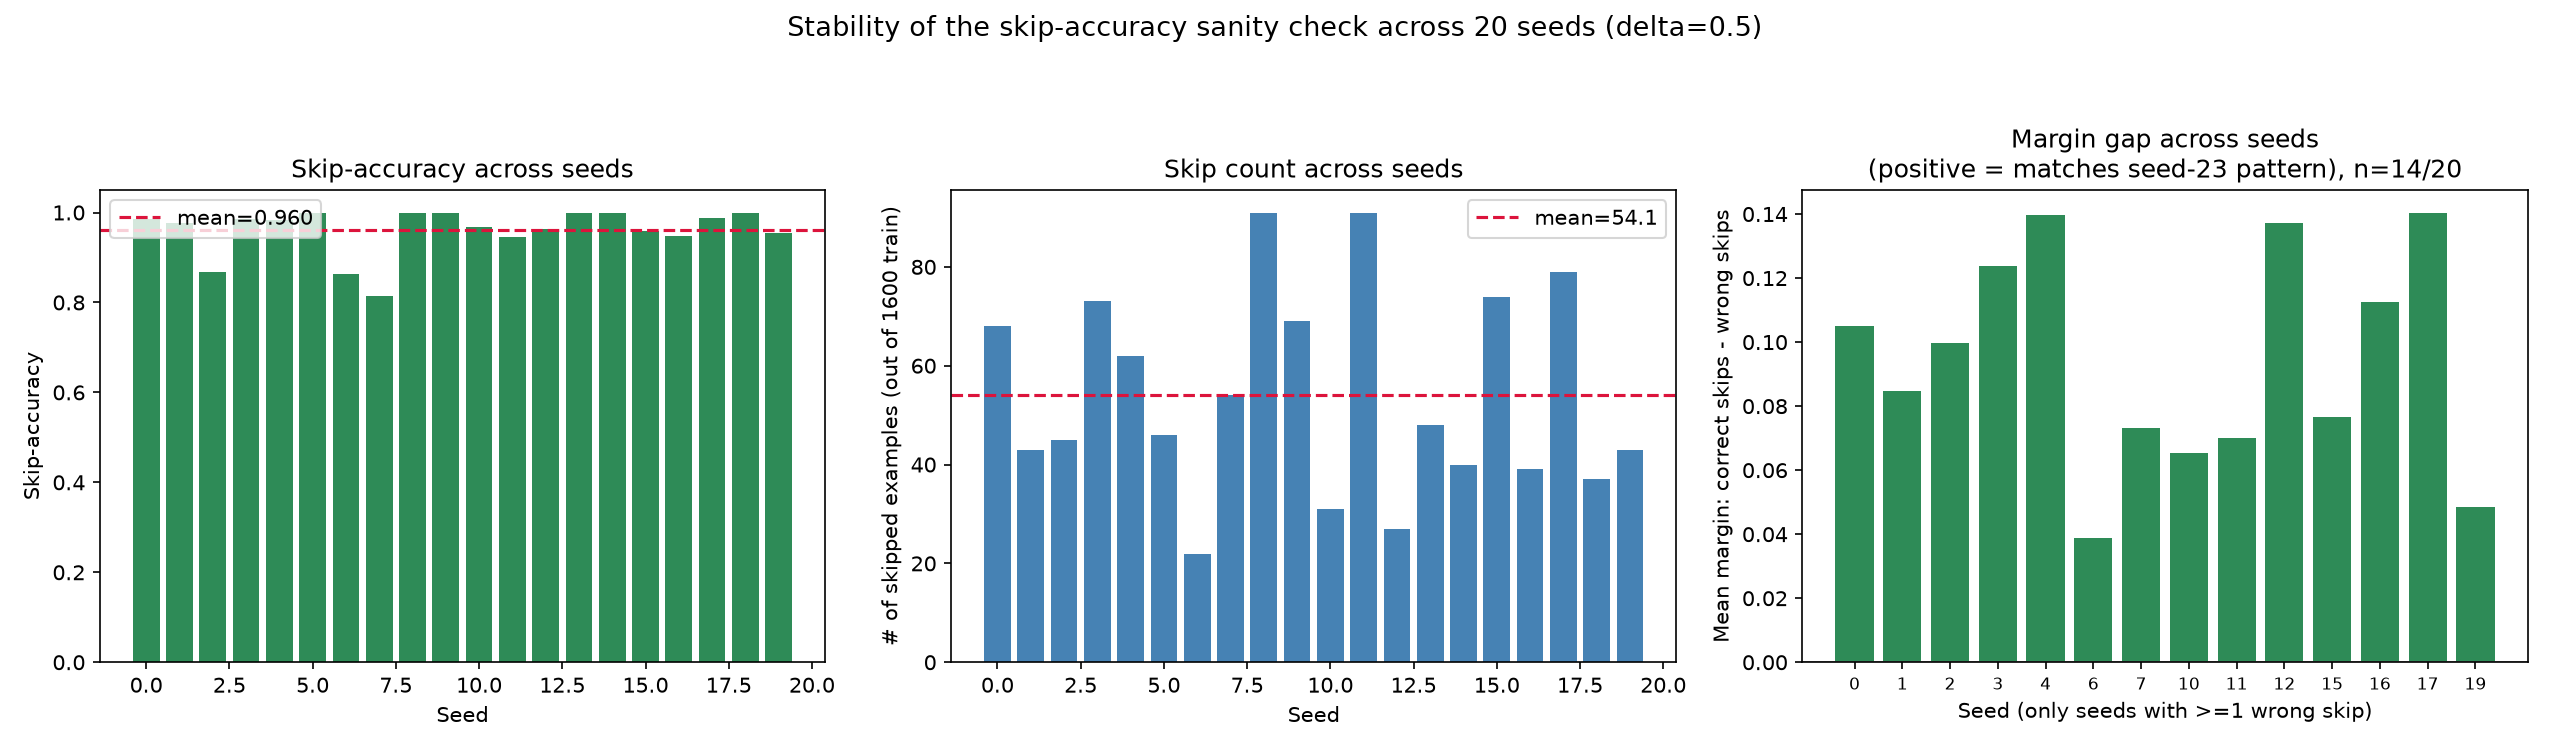

This figure's Python source:
"""
Stability check for the skip-accuracy sanity check: everything in
skip_accuracy_check.py / skip_bands_diagram.py was run on a single seed
(23). Since in the "wrong skip" population there was only 4 points out of 55,
conclusions drawn from it could easily be an artifact of that one seed's
particular draw. This reruns the same experiment across many independent
seeds and reports the distribution of the key numbers, the same way
clipping_rate_analysis.py did for the clipping rate.
"""

import numpy as np
import matplotlib
matplotlib.use('Agg')
import matplotlib.pyplot as plt

from coal_cheat import CheatCOAL
from experiment_linear_synthetic_filtered import generate_filtered_dataset
from difficulty import margins


def run_seed(seed, delta=0.5, K=5, d=20, N=2000, burn_in=20):
    X, y, U, true_probs, n_rejected, n_drawn = generate_filtered_dataset(K=K, d=d, N=N, seed=seed)
    split = int(0.8 * N)
    X_train, y_train = X[:split], y[:split]
    X_test,  y_test  = X[split:], y[split:]
    T = len(X_train)
    X_train_aug = np.hstack([X_train, np.ones((T, 1))])
    X_test_aug  = np.hstack([X_test,  np.ones((len(X_test), 1))])

    all_p_train = np.array([true_probs(x) for x in X_train])
    margin_train = margins(all_p_train)
    true_best_train = np.argmax(all_p_train, axis=1)
    true_best_test  = np.argmax(np.array([true_probs(x) for x in X_test]), axis=1)

    coal = CheatCOAL(K=K, d=d + 1, reg=1.0, delta=delta, burn_in=burn_in)
    skip_margins_correct, skip_margins_wrong = [], []
    skip_correct, skip_total = 0, 0
    query_correct, query_total = 0, 0

    for i in range(T):
        all_fit = all(m.is_fit for m in coal.models)
        had_prediction = all_fit and (coal.step >= coal.burn_in)
        pred = coal.predict(X_train_aug[i]) if all_fit else None

        queried = coal.observe(X_train_aug[i], y_train[i], active=True)

        is_burn_in_force = (i < coal.burn_in) or (not all_fit)
        if had_prediction and not is_burn_in_force:
            correct = (pred == true_best_train[i])
            if queried:
                query_correct += int(correct)
                query_total += 1
            else:
                skip_correct += int(correct)
                skip_total += 1
                (skip_margins_correct if correct else skip_margins_wrong).append(margin_train[i])

    final_test_acc = np.mean(coal.predict_batch(X_test_aug) == true_best_test)

    return dict(
        seed=seed,
        skip_total=skip_total, query_total=query_total,
        skip_acc=skip_correct / skip_total if skip_total else float('nan'),
        query_acc=query_correct / query_total if query_total else float('nan'),
        final_test_acc=final_test_acc,
        mean_margin_correct=np.mean(skip_margins_correct) if skip_margins_correct else float('nan'),
        mean_margin_wrong=np.mean(skip_margins_wrong) if skip_margins_wrong else float('nan'),
        n_wrong=len(skip_margins_wrong),
    )


def run_multiseed(n_seeds=20, delta=0.5):
    results = [run_seed(seed, delta=delta) for seed in range(n_seeds)]

    print(f"{'seed':>4} {'skip_tot':>9} {'skip_acc':>9} {'query_acc':>10} {'test_acc':>9} "
          f"{'n_wrong':>8} {'marg_ok':>8} {'marg_wrong':>11}")
    for r in results:
        print(f"{r['seed']:>4} {r['skip_total']:>9} {r['skip_acc']:>9.3f} {r['query_acc']:>10.3f} "
              f"{r['final_test_acc']:>9.3f} {r['n_wrong']:>8} {r['mean_margin_correct']:>8.3f} "
              f"{r['mean_margin_wrong']:>11.3f}")

    skip_accs = np.array([r['skip_acc'] for r in results])
    query_accs = np.array([r['query_acc'] for r in results])
    test_accs = np.array([r['final_test_acc'] for r in results])
    skip_totals = np.array([r['skip_total'] for r in results])
    n_wrongs = np.array([r['n_wrong'] for r in results])

    print(f"\nAcross {n_seeds} seeds:")
    print(f"  skip_acc:    mean={skip_accs.mean():.3f}  std={skip_accs.std():.3f}  "
          f"min={skip_accs.min():.3f}  max={skip_accs.max():.3f}")
    print(f"  query_acc:   mean={query_accs.mean():.3f}  std={query_accs.std():.3f}")
    print(f"  test_acc:    mean={test_accs.mean():.3f}  std={test_accs.std():.3f}")
    print(f"  skip_total:  mean={skip_totals.mean():.1f}  min={skip_totals.min()}  max={skip_totals.max()}")
    print(f"  n_wrong:     mean={n_wrongs.mean():.1f}  min={n_wrongs.min()}  max={n_wrongs.max()}")

    # margin gap only defined where a seed actually had >=1 wrong skip
    valid = [r for r in results if r['n_wrong'] > 0]
    gaps = np.array([r['mean_margin_correct'] - r['mean_margin_wrong'] for r in valid])
    print(f"\n  seeds with >=1 wrong skip: {len(valid)}/{n_seeds}")
    if len(gaps):
        print(f"  margin gap (correct-skip margin minus wrong-skip margin): "
              f"mean={gaps.mean():.3f}  std={gaps.std():.3f}  min={gaps.min():.3f}  max={gaps.max():.3f}  "
              f"(positive = correct skips have wider margins, as seed 23 showed)")

    # --- Diagrams ---
    fig, axes = plt.subplots(1, 3, figsize=(17, 5))

    axes[0].bar(range(n_seeds), skip_accs, color='seagreen')
    axes[0].axhline(skip_accs.mean(), color='crimson', ls='--', lw=1.5, label=f'mean={skip_accs.mean():.3f}')
    axes[0].set_xlabel('Seed')
    axes[0].set_ylabel('Skip-accuracy')
    axes[0].set_title('Skip-accuracy across seeds')
    axes[0].set_ylim(0, 1.05)
    axes[0].legend()

    axes[1].bar(range(n_seeds), skip_totals, color='steelblue')
    axes[1].axhline(skip_totals.mean(), color='crimson', ls='--', lw=1.5, label=f'mean={skip_totals.mean():.1f}')
    axes[1].set_xlabel('Seed')
    axes[1].set_ylabel('# of skipped examples (out of 1600 train)')
    axes[1].set_title('Skip count across seeds')
    axes[1].legend()

    seeds_with_wrong = [r['seed'] for r in valid]
    gap_vals = [r['mean_margin_correct'] - r['mean_margin_wrong'] for r in valid]
    colors = ['seagreen' if g > 0 else 'crimson' for g in gap_vals]
    axes[2].bar(range(len(valid)), gap_vals, color=colors)
    axes[2].set_xticks(range(len(valid)))
    axes[2].set_xticklabels(seeds_with_wrong, fontsize=8)
    axes[2].axhline(0, color='gray', lw=0.8)
    axes[2].set_xlabel('Seed (only seeds with >=1 wrong skip)')
    axes[2].set_ylabel('Mean margin: correct skips - wrong skips')
    axes[2].set_title(f'Margin gap across seeds\n(positive = matches seed-23 pattern), n={len(valid)}/{n_seeds}')

    fig.suptitle(f'Stability of the skip-accuracy sanity check across {n_seeds} seeds (delta={delta})', fontsize=13)
    fig.tight_layout(rect=[0, 0, 1, 0.93])
    out = 'skip_accuracy_multiseed.png'
    fig.savefig(out, dpi=150)
    print(f"\nSaved: {out}")

    return results


if __name__ == '__main__':
    run_multiseed()
